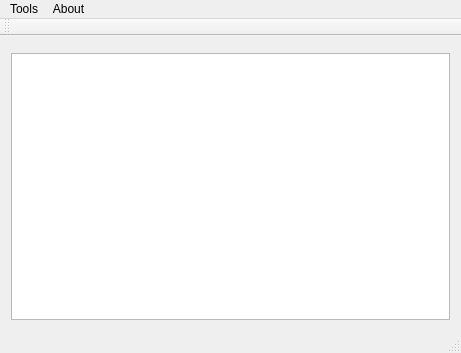
<?xml version="1.0" encoding="UTF-8"?>
<ui version="4.0">
 <class>MainWindow</class>
 <widget class="QMainWindow" name="MainWindow">
  <property name="geometry">
   <rect>
    <x>0</x>
    <y>0</y>
    <width>461</width>
    <height>353</height>
   </rect>
  </property>
  <property name="windowTitle">
   <string>MainWindow</string>
  </property>
  <widget class="QWidget" name="centralWidget">
   <layout class="QVBoxLayout" name="verticalLayout">
    <item>
     <widget class="MessageStatistics" name="widget" native="true"/>
    </item>
    <item>
     <widget class="QTextBrowser" name="textBrowser"/>
    </item>
   </layout>
  </widget>
  <widget class="QMenuBar" name="menuBar">
   <property name="geometry">
    <rect>
     <x>0</x>
     <y>0</y>
     <width>461</width>
     <height>23</height>
    </rect>
   </property>
   <widget class="QMenu" name="menuConfig">
    <property name="title">
     <string>Tools</string>
    </property>
    <addaction name="actionSetting"/>
   </widget>
   <widget class="QMenu" name="menuAbout">
    <property name="title">
     <string>About</string>
    </property>
    <addaction name="actionAbout_us"/>
    <addaction name="separator"/>
    <addaction name="actionAbout_us_2"/>
   </widget>
   <addaction name="menuConfig"/>
   <addaction name="menuAbout"/>
  </widget>
  <widget class="QToolBar" name="mainToolBar">
   <attribute name="toolBarArea">
    <enum>TopToolBarArea</enum>
   </attribute>
   <attribute name="toolBarBreak">
    <bool>false</bool>
   </attribute>
  </widget>
  <widget class="QStatusBar" name="statusBar"/>
  <action name="actionSetting">
   <property name="text">
    <string>Setting</string>
   </property>
  </action>
  <action name="actionAbout_us">
   <property name="text">
    <string>Help</string>
   </property>
  </action>
  <action name="actionAbout_us_2">
   <property name="text">
    <string>About us</string>
   </property>
  </action>
 </widget>
 <layoutdefault spacing="6" margin="11"/>
 <customwidgets>
  <customwidget>
   <class>MessageStatistics</class>
   <extends>QWidget</extends>
   <header location="global">messagestatistics.h</header>
   <container>1</container>
  </customwidget>
 </customwidgets>
 <resources/>
 <connections/>
</ui>
